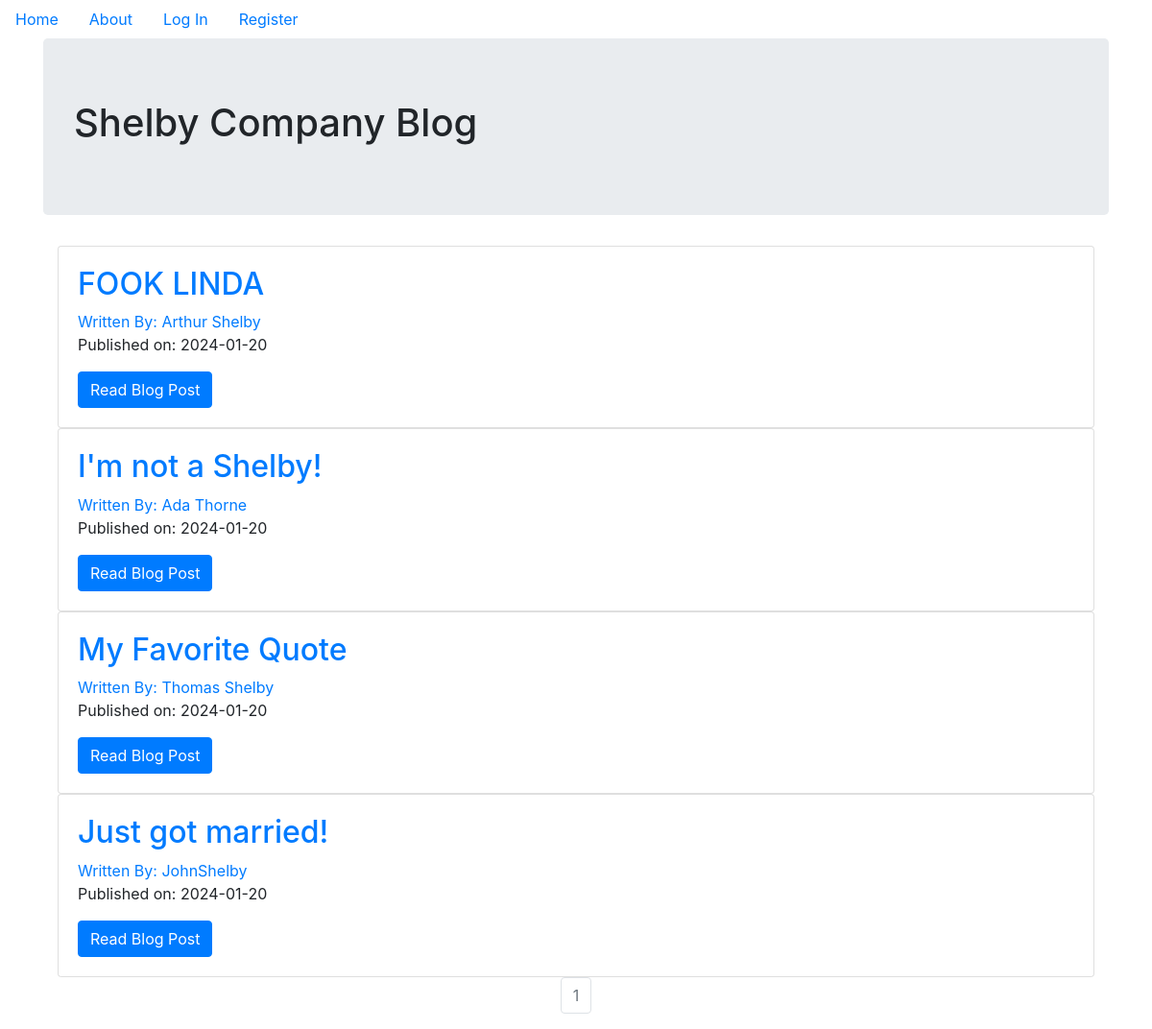
The page / on the database its author committed.
### shelbycompanyblog/models.py (models this page shows, shortened)
class BlogPost(db.Model):
    users = db.relationship(User)
    id = db.Column(db.Integer,primary_key=True)
    user_id = db.Column(db.Integer,db.ForeignKey('users.id'),nullable=False)
    date = db.Column(db.DateTime,nullable=False,default=datetime.utcnow)
    title = db.Column(db.String(140),nullable=False)
    text = db.Column(db.Text,nullable=False)

class User(db.Model,UserMixin):
    __tablename__ = 'users'
    id = db.Column(db.Integer, primary_key=True)
    profile_image = db.Column(db.String(64), nullable = False,default='shelbydefault1.png')
    email = db.Column(db.String(64), unique=True,index=True)
    username = db.Column(db.String(64), unique=True, index=True)
    password_hash = db.Column(db.String(128))
    posts = db.relationship('BlogPost', backref='author', lazy=True)

### shelbycompanyblog/core/views.py (the view)
@core.route('/')
def index():
    page = request.args.get('page',1,type=int)
    blog_posts = BlogPost.query.order_by(BlogPost.date.desc()).paginate(page=page,per_page=5)
    return render_template('index.html',blog_posts=blog_posts)

### shelbycompanyblog/templates/index.html
{% extends "base.html" %} {% block content %}
<div class="jumbotron">
  <h1>Shelby Company Blog</h1>
</div>
<div class="container">
  {% for post in blog_posts.items %}
  <div class="card">
    <div class="card-body">
      <h2>
        <a
          class="card-title"
          href="{{ url_for('blog_posts.blog_post',blog_post_id=post.id) }}"
          >{{post.title}}</a
        >
      </h2>
      <a href="{{url_for('users.user_posts',username=post.author.username)}}"
        >Written By: {{ post.author.username}}</a
      >
      <p>Published on: {{post.date.strftime('%Y-%m-%d')}}</p>
      <a
        class="btn btn-primary"
        href="{{ url_for('blog_posts.blog_post', blog_post_id=post.id) }}"
        >Read Blog Post</a
      >
    </div>
  </div>
  {% endfor %}
</div>
<nav aria-label="Page Navigation example">
  <ul class="pagination justify-content-center">
    {% for page_num in
    blog_posts.iter_pages(left_edge=1,right_edge=1,left_current=1,right_current=2)
    %} {% if blog_posts.page == page_num %}
    <li class="page-item disabled">
      <a class="page-link" href="{{url_for('core.index',page=page_num)}}"
        >{{ page_num}}</a
      >
    </li>
    {% else %}
    <li class="page-item">
      <a class="page-link" href="{{url_for('core.index',page=page_num)}}"
        >{{ page_num}}</a
      >
    </li>
    {% endif %} {% endfor %}
  </ul>
</nav>
{% endblock %}

### shelbycompanyblog/templates/base.html (shortened to what this page needs)
<!DOCTYPE html>
<html lang="en" dir="ltr">
  <head>
    <link
      rel="stylesheet"
      href="https://cdn.jsdelivr.net/npm/bootstrap@4.3.1/dist/css/bootstrap.min.css"
    />
  </head>
  <body>
    <ul class="nav">
      <li class="nav-link">
        <a href="{{url_for('core.index')}}">Home</a>
      </li>
      <li class="nav-link">
        <a href="{{url_for('core.info')}}">About</a>
      </li>
      {% if current_user.is_authenticated %}
      <li class="nav-link">
        <a href="{{url_for('users.logout')}}">Log Out</a>
      </li>
      <li class="nav-link">
        <a href="{{url_for('users.account')}}">Account</a>
      </li>
      <li class="nav-link">
        <a href="{{url_for('blog_posts.create_post')}}">Create Post</a>
      </li>
      {% else %}
      <li class="nav-link">
        <a href="{{url_for('users.login')}}">Log In</a>
      </li>
      <li class="nav-link">
        <a href="{{url_for('users.register')}}">Register</a>
      </li>
      {% endif %}
    </ul>
    <div class="container">{% block content %} {% endblock %}</div>
  </body>
</html>

### rows shown on the page
BlogPost: title "FOOK LINDA", author.username "Arthur Shelby", date "2024-01-20"
BlogPost: title "I'm not a Shelby!", author.username "Ada Thorne", date "2024-01-20"
BlogPost: title "My Favorite Quote", author.username "Thomas Shelby", date "2024-01-20"
BlogPost: title "Just got married!", author.username "JohnShelby", date "2024-01-20"

### other values the page prints
{{ page_num }} "1"
